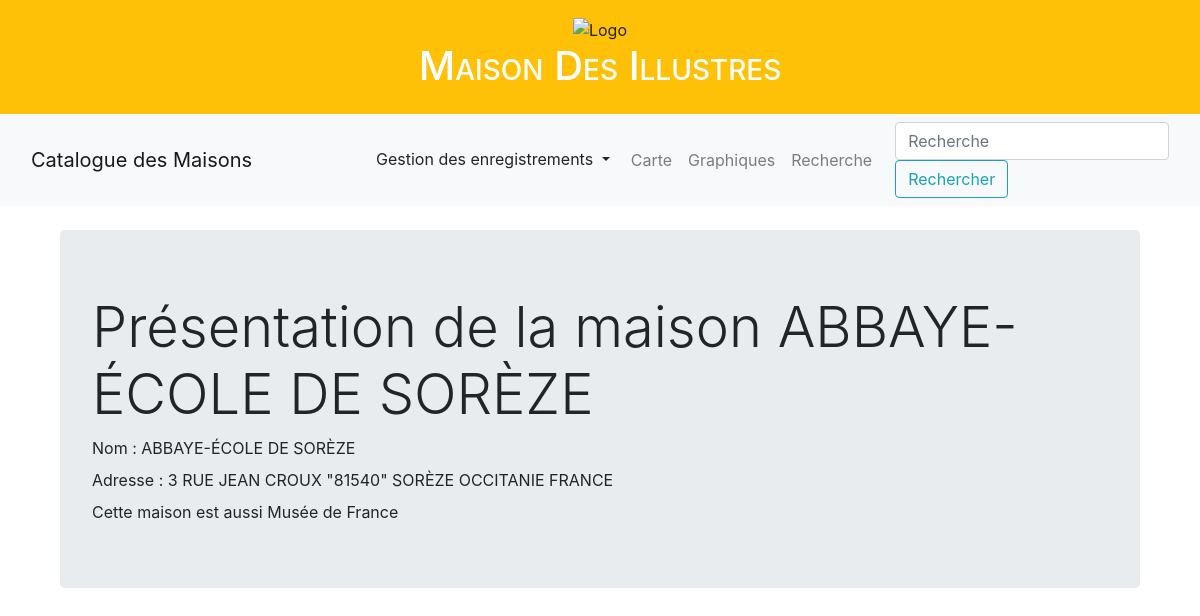
Page /maisons/ABBAYE-ÉCOLE DE SORÈZE on the earlier database version.
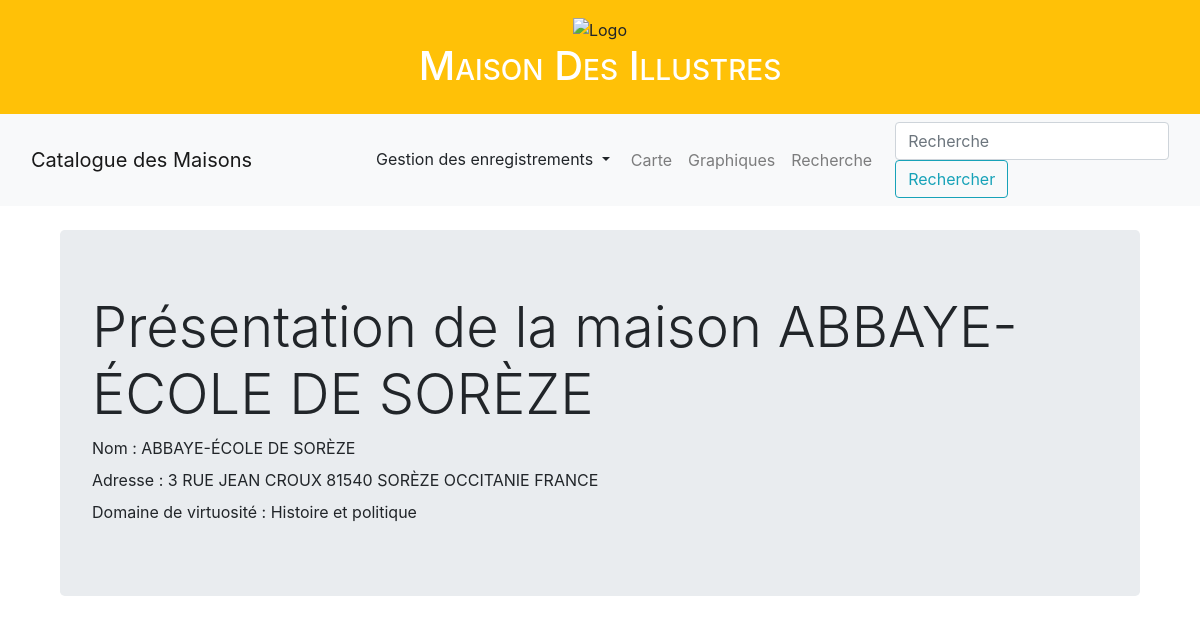
Same page on the later database version.
### appli/app/models/data.py (models this page shows, shortened)
class Maisons(db.Model):
    __tablename__ = "maisons"
    id = db.Column(db.String(500), primary_key=True)
    denomination = db.Column(db.String(45))
    code_postal = db.Column(db.String(5))
    dpmt = db.Column(db.String(45))
    region = db.Column(db.String(45))
    adresse = db.Column(db.String(45))
    commune = db.Column(db.String(45))
    code_INSEE = db.Column(db.String(5))
    pays = db.Column(db.String(45))
    date_label = db.Column(db.Integer)
    latitude = db.Column(db.Float)
    longitude = db.Column(db.Float)
    museeFrance = db.Column(db.Boolean)
    monumentsInscrits = db.Column(db.Boolean)
    monumentsClasses = db.Column(db.Boolean)
    nombreSPR = db.Column(db.Integer, nullable=True)
    type = db.Column(db.Enum(Domaine))
    idWikidata = db.Column(
        db.String(20),
        db.ForeignKey('personnes.idWikidata'))

### appli/app/routes/generales.py (the view)
@app.route("/maisons/<string:nom_maisons>")
def info_maisons(nom_maisons):
    donnees= Maisons.query.filter(Maisons.denomination == nom_maisons).first()
    print(donnees.idWikidata)
    personne = Personnes.query.filter(Personnes.idWikidata == str(donnees.idWikidata)).first()
    print(personne)
    return render_template("pages/info_maisons.html",
        sous_titre=nom_maisons,
        donnees=donnees,
        personne=personne)

### appli/app/templates/pages/info_maisons.html (shortened to what this page needs)
{% extends "partials/conteneur.html" %}
{% block body %}
    {%if donnees%}
    <div class="container mt-4">
        <div class="jumbotron">
            <h1 class="display-4">Présentation de la maison {{ donnees.denomination }}</h1>
            {% if donnees %}
                <div id="maison">
                    <div class="info">
                        <label>Nom :</label>
                        <span>{{ donnees.denomination }}</span>
                    </div>
                    <div class="info">
                        <label>Adresse :</label>
                        <span>
                            {% if donnees.adresse %}{{ donnees.adresse }} {% endif %}
                            {% if donnees.code_postal %}{{ donnees.code_postal }} {% endif %}
                            {% if donnees.commune %}{{ donnees.commune }} {% endif %}
                            {% if donnees.region %}{{ donnees.region }} {% endif %}
                            {% if donnees.pays %}{{ donnees.pays }} {% endif %}
                        </span>
                    </div>
                    {% if donnees.type is not none and donnees.type != '' %}
                        <div class="info">
                            <label>Domaine de virtuosité :</label>
                            <span>{{ donnees.type.value }}</span>
                        </div>
                    {% endif %}
                    {% if donnees.museeFrance == 1 %}
                        <div class="info">
                            <span>Cette maison est aussi Musée de France</span>
                        </div>
                    {% endif %}
                </div>
            {% endif %}
        </div>
    </div>
{% endif %}
{%endblock%}

### appli/app/templates/partials/conteneur.html (shortened to what this page needs)
<!doctype html>
<html lang="en">
<head>
    <link rel="stylesheet" href="https://unpkg.com/leaflet@1.9.4/dist/leaflet.css"
/>
    {% include "partials/css.html" %}
</head>
<body>
  <div class="bg-warning text-center p-3">
    <img src="#" alt="Logo" class="img-fluid" style="max-height: 50px;">
    <h1 class="text-white" style="font-variant: small-caps;">Maison Des Illustres</h1>
</div>
<nav class="navbar navbar-expand-lg navbar-light bg-light">
    <div class="container">
        <a class="navbar-brand" href="{{url_for('maisons')}}">Catalogue des Maisons</a>
        <div class="collapse navbar-collapse" id="navbarNav">
            <ul class="navbar-nav ml-auto">
                <li class="nav-item active">
                    <div class="dropdown">
                      <button class="btn btn-light btn-secondary dropdown-toggle" type="button" id="dropdownMenuButton" data-toggle="dropdown" aria-haspopup="true" aria-expanded="false">
                          Gestion des enregistrements
                      </button>
                </li>
                <li class="nav-item">
                    <a class="nav-link" href="{{url_for('carte')}}">Carte</a>
                </li>
                <li class="nav-item">
                    <a class="nav-link" href="{{url_for('graphiques')}}">Graphiques</a>
                </li>
                <li class="nav-item">
                  <a class="nav-link" href="{{url_for('recherche')}}">Recherche</a>
              </li>
            </ul>
        </div>
    </div>
    <div align="right">{% include "partials/formulaires/barre_de_recherche.html" %}</div>
</nav>
<div class="container">
    <div class="row">
      <div class="col">
        {% block body %}{% endblock %}
      </div>
    </div>
  </div>
</body>
</html>

### appli/app/templates/partials/css.html (shortened to what this page needs)
<link href="https://cdn.jsdelivr.net/npm/bootstrap@5.2.2/dist/css/bootstrap.min.css" rel="stylesheet"
>
        <link rel="stylesheet" href="https://cdn.jsdelivr.net/npm/bootstrap@4.0.0/dist/css/bootstrap.min.css">
<link rel="stylesheet" href="{{ url_for('static', filename='css/carte.css')}}">
<link rel="stylesheet" href="https://unpkg.com/leaflet/dist/leaflet.css" />

### appli/app/templates/partials/formulaires/barre_de_recherche.html
<form class="form-inline"  action="{{url_for('recherche_rapide')}}">
    <input class="form-control" type="search" name="chaine"
        placeholder="Recherche" aria-label="Recherche">
    <button class="btn btn-outline-info" type="submit">Rechercher</button>
</form>

Differences in the rows shown:
changed Maisons "ABBAYE-ÉCOLE DE SORÈZE": code_postal "\"81540\"" → "81540"; type empty → "TYPE4" (drawn); type.value (not shown) → "Histoire et politique"; museeFrance 1 → 0 (drawn)
Other differences:
text no longer shown: "Cette maison est aussi Musée de France"
text now shown: "Domaine de virtuosité :"
